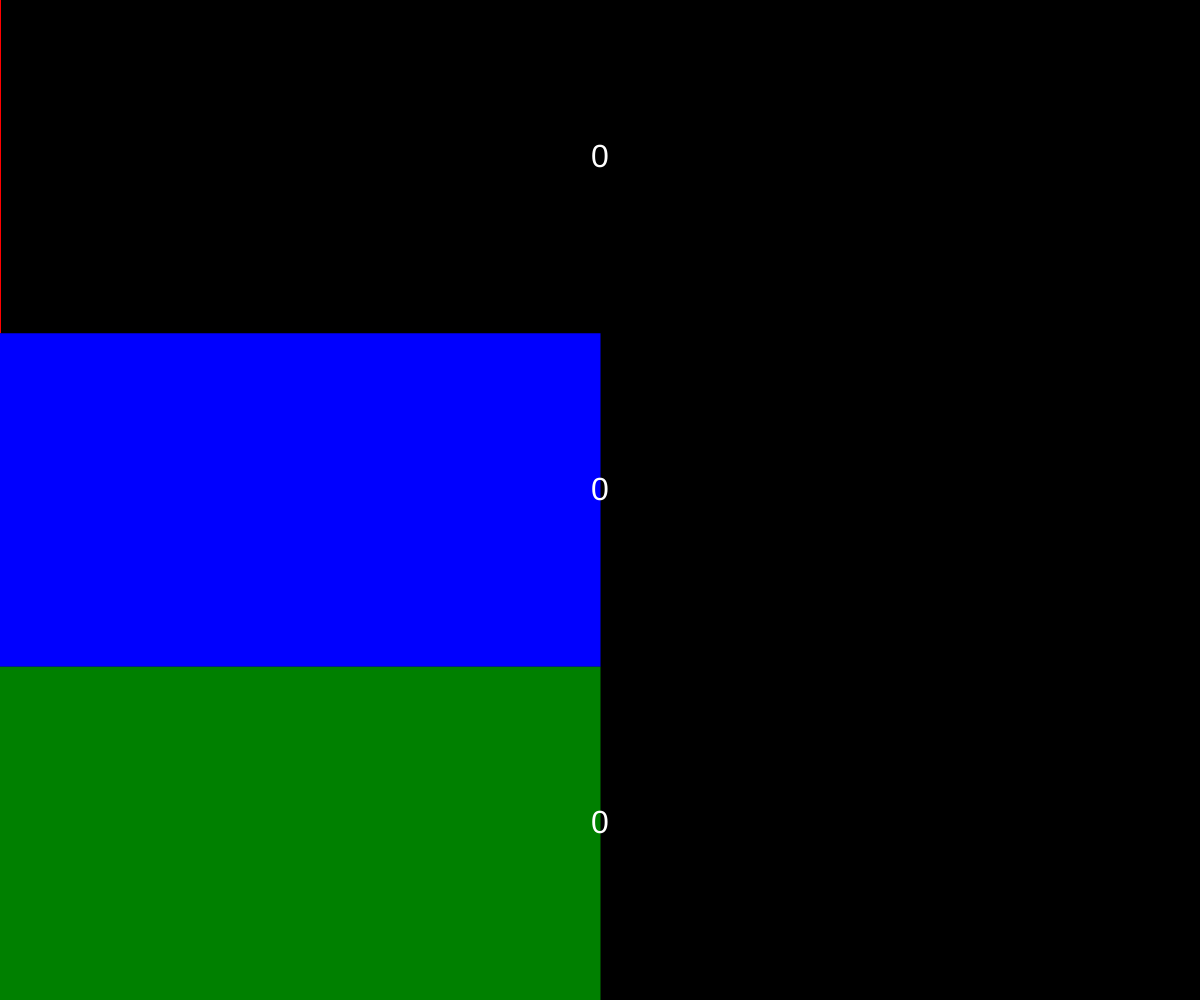
Frame 1 (no input)
Frame 60 (no input): identical to frame 1, image omitted
Frame 120 (the mouse pressed at the canvas centre since frame 60): identical to frame 1, image omitted

The p5.js sketch that drew this single still picture (run headless with seeded random() and noise() and a simulated clock; from frame 60 on, the mouse is pressed at the canvas centre):

// p5.js sketch
// ── sketch.js
function setup() {
  createCanvas(windowWidth,windowHeight);
  angleMode(DEGREES);
}

function draw() {
  background('black');
  noStroke();
  textSize(32);
  // Understanding device orientation: ALPHA = rotationZ
  // draw ALPHA red rectangle
  fill('red');
  rect(0,0,map(rotationZ, 0, 360, 1, width), height/3);
  // print values
  textAlign(CENTER)
  fill(255);
  text(round(rotationZ), width/2, height/6);

  // Understanding device orientation: BETA = rotationX
  fill('blue');
  rect(0,height/3,map(rotationX, -180, 180, 1, width), height/3);
  // print values
  fill(255);
  text(round(rotationX), width/2, height/2);

  // Understanding device orientation: GAMMA = rotationY
  fill('green');
  rect(0,height/3 * 2,map(rotationY, -180, 180, 1, width), height/3);
  // print values
  fill(255);
  text(round(rotationY), width/2, height/6*5);
}


function touchEnded(event) {
  DeviceOrientationEvent.requestPermission()
}
